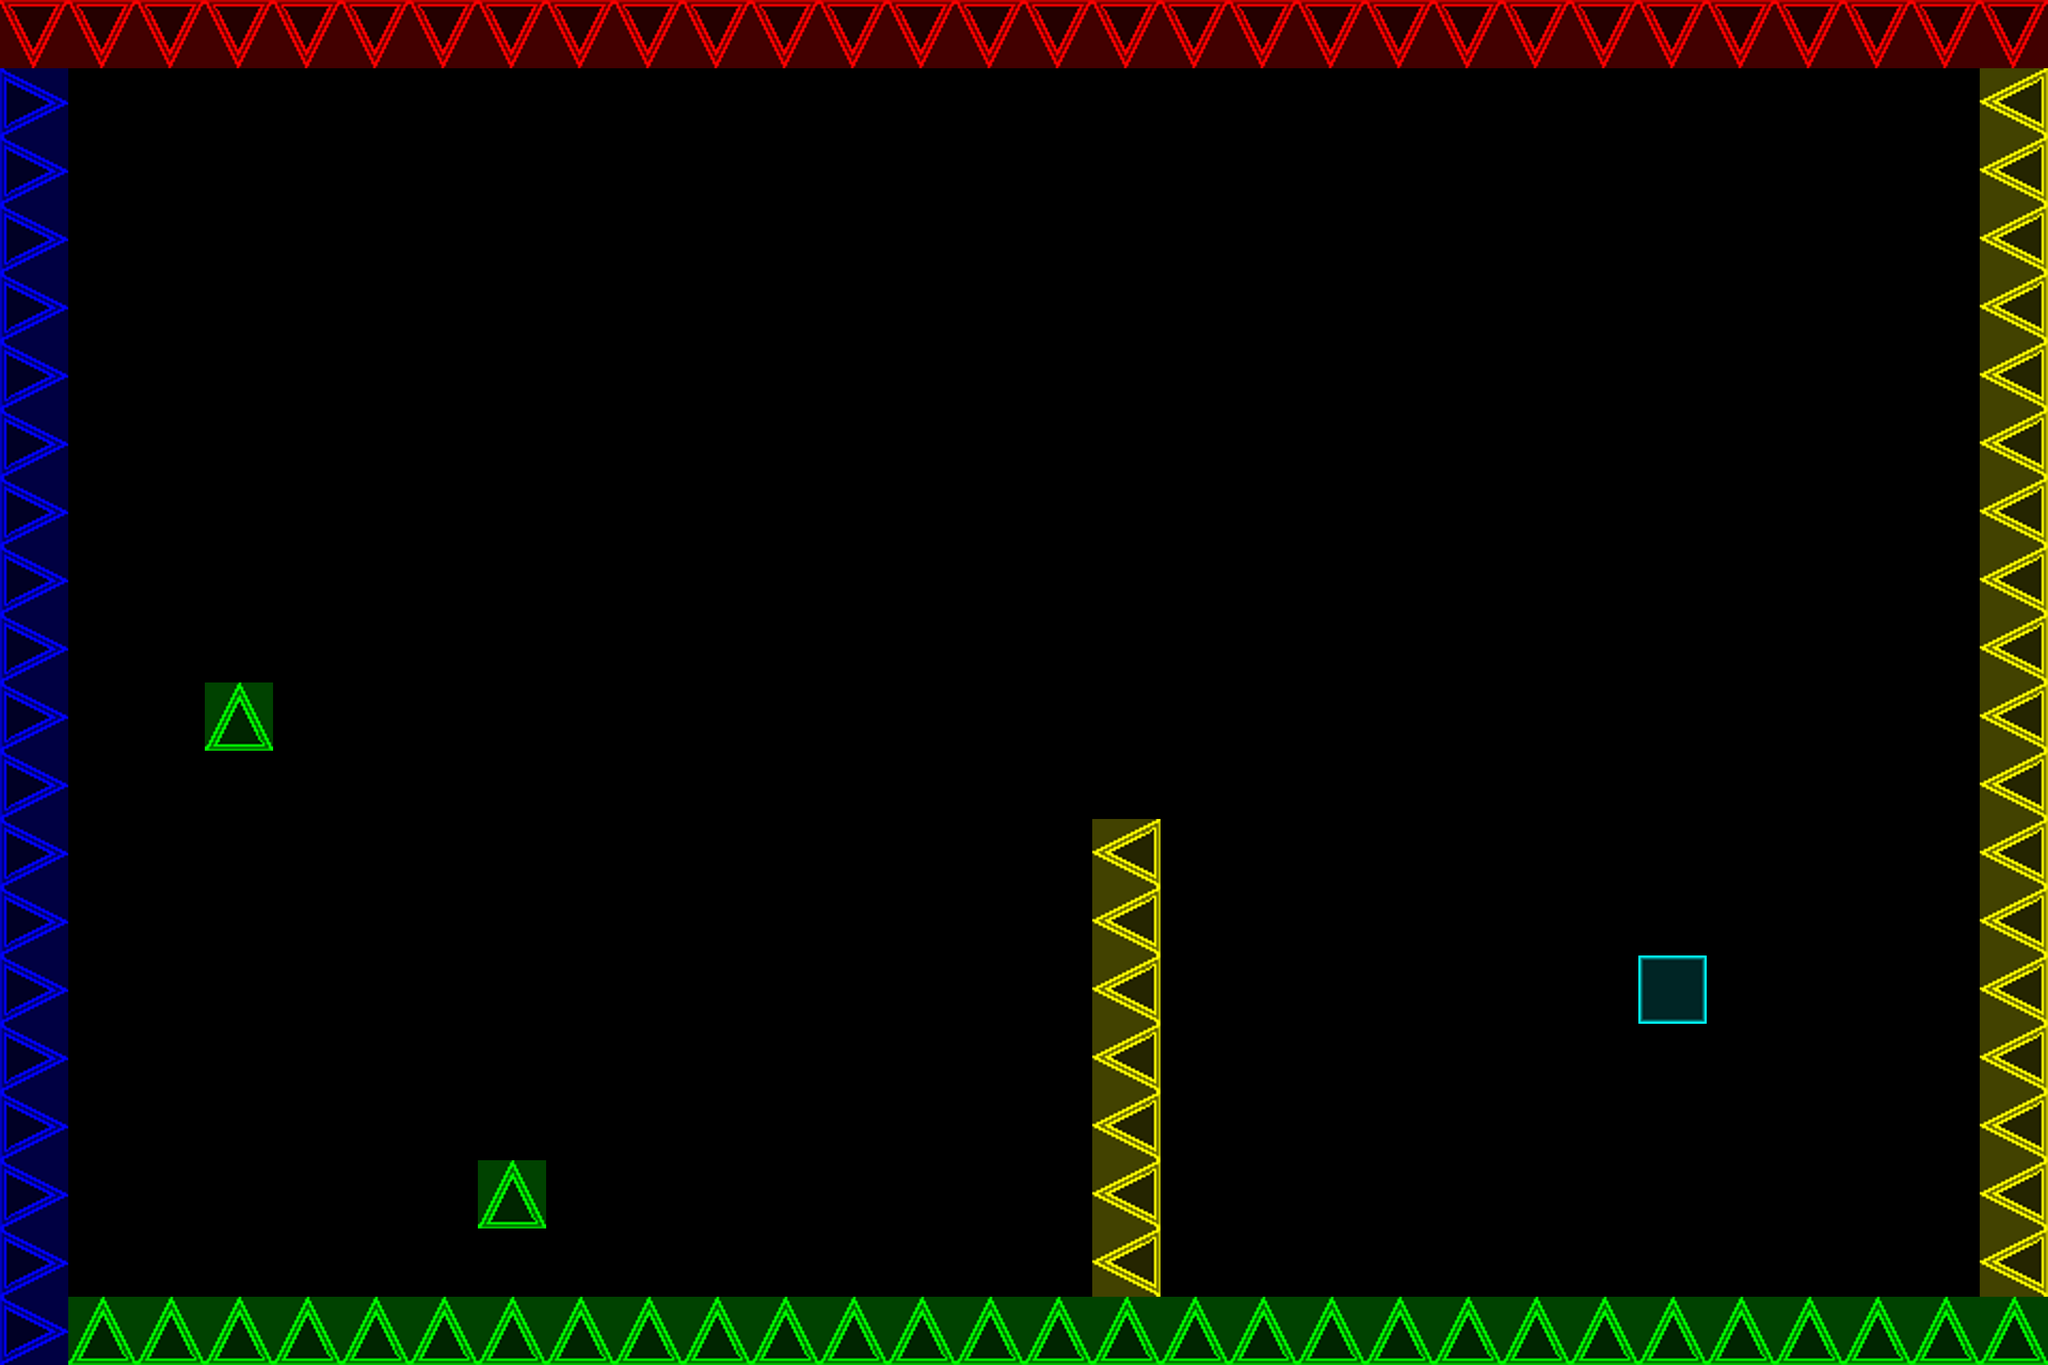

A 2D game scene composited from a Tiled map and its tileset images. What follows is a short description and the map's XML, with each tile layer's data collapsed to a summary:
An orthogonal 30x20 tile map with 128x128 px tiles, 1 tile layer (Tile Layer 2) and 1 object (Player).

<map version="1.0" orientation="orthogonal" width="30" height="20" tilewidth="128" tileheight="128">
 <tileset firstgid="1" name="sheet" tilewidth="128" tileheight="128">
  <image source="sheet128.png" width="640" height="128" />
 </tileset>
 <layer name="Tile Layer 2" width="30" height="20">
  <data>[600 cells, 106 non-empty, 5 distinct tile ids]</data>
 </layer>
 <objectgroup name="Objects" width="30" height="20">
  <object name="Player" x="256" y="2048" width="128" height="128" />
 </objectgroup>
</map>
